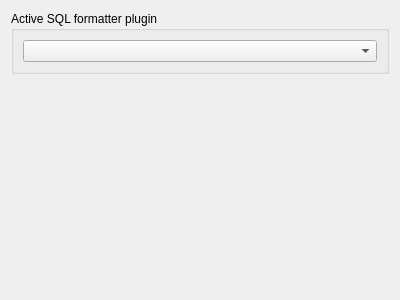
<?xml version="1.0" encoding="UTF-8"?>
<ui version="4.0">
 <class>Form</class>
 <widget class="QWidget" name="Form">
  <property name="geometry">
   <rect>
    <x>0</x>
    <y>0</y>
    <width>400</width>
    <height>300</height>
   </rect>
  </property>
  <property name="windowTitle">
   <string>Form</string>
  </property>
  <layout class="QVBoxLayout" name="verticalLayout">
   <item>
    <widget class="QGroupBox" name="groupBox">
     <property name="title">
      <string>Active SQL formatter plugin</string>
     </property>
     <layout class="QVBoxLayout" name="verticalLayout_2">
      <item>
       <widget class="QComboBox" name="comboBox"/>
      </item>
     </layout>
    </widget>
   </item>
   <item>
    <spacer name="verticalSpacer">
     <property name="orientation">
      <enum>Qt::Vertical</enum>
     </property>
     <property name="sizeHint" stdset="0">
      <size>
       <width>20</width>
       <height>40</height>
      </size>
     </property>
    </spacer>
   </item>
  </layout>
 </widget>
 <resources/>
 <connections/>
</ui>
